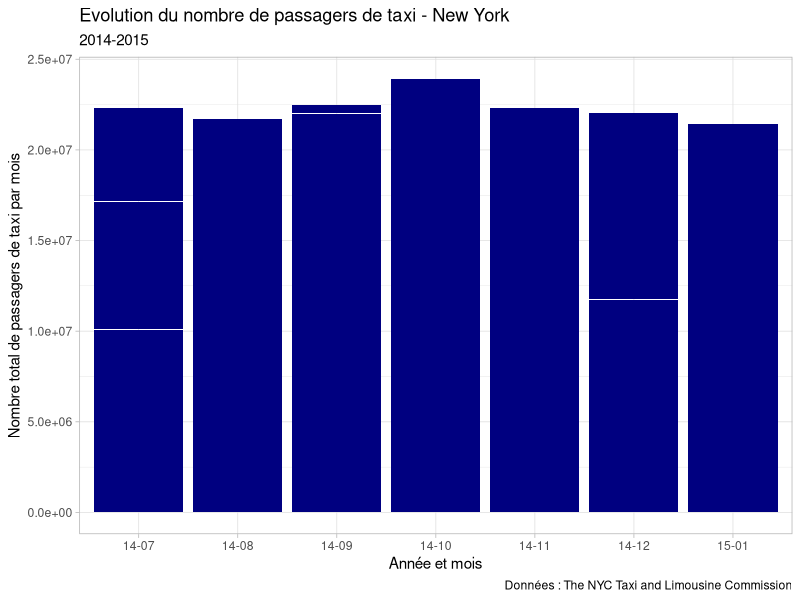
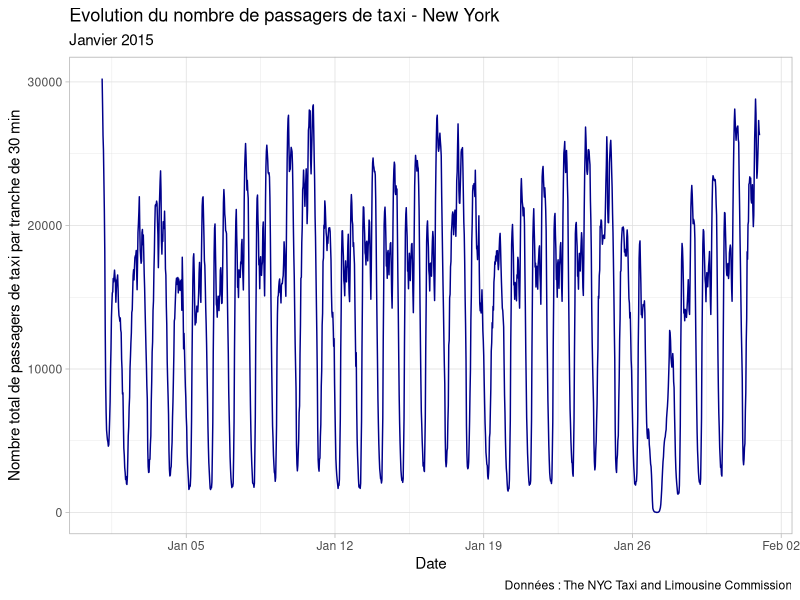
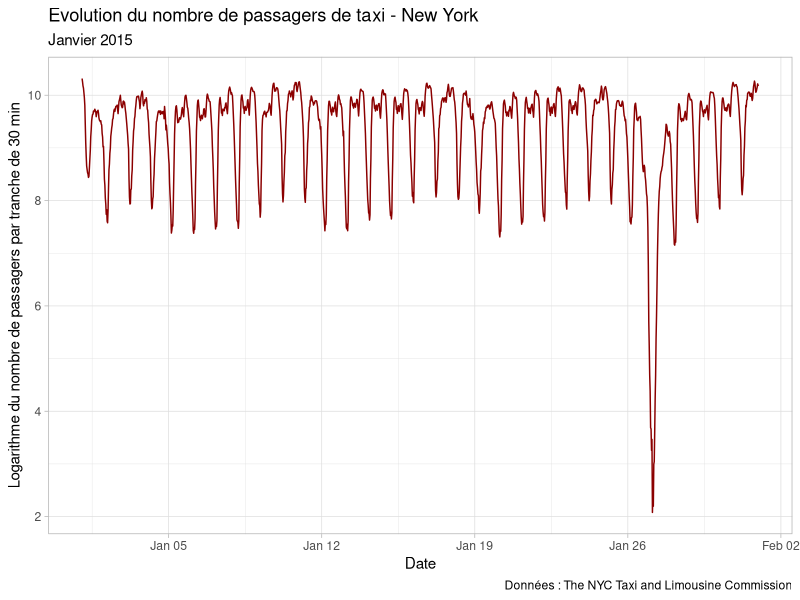

Write the R code that produced these figures, in order. (Note: this script raises an error after producing the figures.)
## L3 MIASHS - Année 2022-2023
## Université Rennes I
## Projet AS - Le trafic de taxis - New York au mois de janvier 2015

################################################################################################

## Répertoire de travail
setwd("C:/Users/lebre/OneDrive/Bureau/AS/Projet AS")
getwd()

## Packages
library(lubridate)
library(ggplot2)
library(viridis)
library(timeDate)
library(car)


################################################################################################
# I-Analyse descriptive ########################################################################
################################################################################################

# Importation des données
df=read.csv(file = "new_york_taxis_2014-2015.csv",sep = ",",row.names=1)
nrow(df)
df_complet = df

# conversion de timestamp en date + heure
df$timestamp <- ymd_hms(as.character(df$timestamp))

df <- df[(df$timestamp>"2015-01-01 00:30:00"),]
df$times=seq(1,nrow(df))
nrow(df)
summary(df)

df_complet$moisannee <- strftime(df_complet$timestamp, "%y-%m")

### Graphiques

# graphique des données complètes par mois
ggplot(df_complet, aes(x=moisannee,y=value)) + 
  geom_bar(stat = "identity",fill="navy") +
  theme_light()+
# légende
  labs(title = "Evolution du nombre de passagers de taxi - New York",
        subtitle = "2014-2015",
        caption = "Données : The NYC Taxi and Limousine Commission",
        x = "Année et mois", y = "Nombre total de passagers de taxi par mois")
  
# graphique des données brutes 
ggplot(df, aes(x=timestamp, y=value)) +   
  geom_line(size=0.5,color="darkblue") +
  theme_light()+
  # légende
  labs(title = "Evolution du nombre de passagers de taxi - New York ",
       subtitle = "Janvier 2015",
       caption = "Données : The NYC Taxi and Limousine Commission",
       x = "Date", y = "Nombre total de passagers de taxi par tranche de 30 min")

# Régression linéaire : Nombre de passagers x Temps
reg <- lm(df$value~df$timestamp)
summary(reg) # p-value = 0.75 et R2=0 donc il n'y a pas de tendance linéaire notable au cours du mois

# graphique des données brutes en log 
ggplot(df, aes(x=timestamp, y=log(value))) +   
  geom_line(size=0.5,color="darkred") +
  theme_light()+
  # légende
  labs(title = "Evolution du nombre de passagers de taxi - New York ",
       subtitle = "Janvier 2015",
       caption = "Données : The NYC Taxi and Limousine Commission",
       x = "Date", y = "Logarithme du nombre de passagers par tranche de 30 min")

# création d'une colonne jour
df$jour <- strftime(df$timestamp, "%d")

# création d'une colonne jour de la semaine (weekday)
df$weekday <- weekdays(df$timestamp)
df$weekday <- factor(df$weekday, levels = c('lundi', 'mardi', 'mercredi', 'jeudi','vendredi','samedi','dimanche'))

# création d'une colonne Semaine/week-end
df$swe <-isWeekend(df$timestamp)
df$swe <- factor(df$swe)
levels(df$swe)[levels(df$swe)==TRUE] <- "Week-end"
levels(df$swe)[levels(df$swe)==FALSE] <- "Semaine"

# création d'une colonne heure
df$heure <- strftime(df$timestamp, "%H")
# création d'une colonne jour + heure
df$jour_heure <- strftime(df$timestamp, "%Y-%m-%d %H")


# agrégation des données par jour de la semaine (weekday) (moyenne)
df_weekday <- aggregate(value ~ weekday,df,FUN = mean)
# agrégation des données par semaine/week-end (sum)
df_swe <- aggregate(value ~ swe,df,FUN = sum)
# agrégation des données par heure (moyenne)
df_heure <- aggregate(value ~ heure,df,FUN = mean)
# agrégation des données par jour + heure (somme) et ajout de colonnes intéressantes pour la suite
df_jour_heure <- aggregate(value ~ jour_heure,df,FUN = sum)
df_jour_heure$jour_heure <- ymd_h(as.character(df_jour_heure$jour_heure))
df_jour_heure$heure <- strftime(df_jour_heure$jour_heure, "%H")
df_jour_heure$jour <- strftime(df_jour_heure$jour_heure, "%d")
df_jour_heure$weekday <- weekdays(df_jour_heure$jour_heure)
df_jour_heure$weekday <- factor(df_jour_heure$weekday, levels =c('dimanche','samedi','vendredi',
                                                                 'jeudi','mercredi','mardi','lundi'))
df_jour_heure$swe <-isWeekend(df_jour_heure$jour_heure)
df_jour_heure$swe <- factor(df_jour_heure$swe)
levels(df_jour_heure$swe)[levels(df_jour_heure$swe)==TRUE] <- "Week-end"
levels(df_jour_heure$swe)[levels(df_jour_heure$swe)==FALSE] <- "Semaine"
summary(df_jour_heure)

# graphique des données par jour + heure
ggplot(df_jour_heure, aes(x=jour_heure, y=value)) + 
  geom_line(size=0.7,color="blue") +
  theme_light()+
  # légende
  labs(title = "Evolution du nombre de passagers de taxi - New York ",
       subtitle = "Janvier 2015",
       caption = "Données : The NYC Taxi and Limousine Commission",
       x = "Date", y = "Nombre total de passagers de taxi par heure")

# graphique des données par jour
ggplot(df, aes(x=jour,y=value,group=jour)) + 
  geom_bar(stat = "identity",fill="purple") +
  theme_light()+
  # légende
  labs(title = "Evolution du nombre de passagers de taxi - New York ",
       subtitle = "Janvier 2015",
       caption = "Données : The NYC Taxi and Limousine Commission",
       x = "Jour du mois de Janvier", y = "Nombre total de passagers de taxi par jour")

# graphique des données par heure
ggplot(df_weekday, aes(x=weekday, y=value)) + 
  geom_bar(stat = "identity",fill="darkblue") +
  theme_light()+
  # légende
  labs(title = "Evolution du nombre de passagers de taxi - New York ",
       subtitle = "Janvier 2015",
       caption = "Données : The NYC Taxi and Limousine Commission",
       x = "Jour de la semaine", y = "Nombre moyen de passagers de taxi par jour de la semaine")

# graphique des données par heure
ggplot(df_heure, aes(x=heure, y=value)) + 
  geom_bar(stat = "identity",fill="darkred") +
  theme_light()+
  # légende
  labs(title = "Evolution du nombre de passagers de taxi - New York ",
       subtitle = "Janvier 2015",
       caption = "Données : The NYC Taxi and Limousine Commission",
       x = "Heure de la journée", y = "Nombre moyen de passagers de taxi par heure")


# diagramme circulaire Week-end/Semaine
df_swe$pourcentage=round(df_swe$value/sum(df_swe$value)*100,2)
ggplot(df_swe,aes(x="", y=value, fill=swe)) +
  geom_bar(stat="identity", width=1)+
  geom_text(aes(label = paste(pourcentage,"%",sep ="")),
            position = position_stack(vjust = 0.5)) +
  coord_polar("y", start=0)

# graphique des données par heure + jour de la semaine
ggplot(df_jour_heure, aes(x=heure,y=value,group=weekday,fill=weekday)) + 
  geom_bar(stat = "identity",position="dodge") +
  theme_light()+
  # légende
  labs(title = "Evolution du nombre de passagers de taxi - New York ",
       subtitle = "Janvier 2015",
       caption = "Données : The NYC Taxi and Limousine Commission",
       x = "Heure", y = "Nombre total de passagers de taxi par heure")

# graphique des données par heure + semaine ou week-end
ggplot(df_jour_heure, aes(x=heure,y=value,group=swe,fill=swe)) + 
  geom_bar(stat = "identity",position="dodge") +
  theme_light()+
  # légende
  labs(title = "Evolution du nombre de passagers de taxi - New York",
       subtitle = "Janvier 2015",
       caption = "Données : The NYC Taxi and Limousine Commission",
       x = "Heure", y = "Nombre total de passagers de taxi par heure")

# carte de chaleur : Jour x Heure
ggplot(df_jour_heure,aes(jour,heure,fill=value)) +
  geom_tile()+
  theme_classic() +
  scale_fill_viridis(name="Nombre de passagers par heure",option ="viridis") +
  labs(title = "Evolution du nombre de passagers de taxi - New York",
       subtitle = "Janvier 2015",
       caption = "Données : The NYC Taxi and Limousine Commission",
       x = "Jour", y = "Heure")

# carte de chaleur : Weekday x Jour
ggplot(df_jour_heure,aes(heure,weekday,fill=value)) +
  geom_tile()+
  theme_classic() +
  scale_fill_viridis(name="Nombre de passagers moyen par heure",option ="plasma") +
  labs(title = "Evolution du nombre de passagers de taxi - New York",
       subtitle = "Janvier 2015",
       caption = "Données : The NYC Taxi and Limousine Commission",
       x = "Heure", y = "Jour de la semaine")


################################################################################################
# II-Moyennes mobiles ##########################################################################
################################################################################################

## Suppression des anomalies

# Le nouvel an : on le remplace par le jeudi suivant (les 10 premières heures)
prim8 <- which(df$jour=="08")[1]
df[1:20,]$value <- df[prim8:(prim8+19),]$value

# Le blizzard du 26, 27 et 28 janvier : on les remplace par les 19,20 et 21 du mois
prim26 <- which(df$jour=="26")[1]
prim19 <- which(df$jour=="19")[1]
df[prim26:(prim26+48*3),]$value <- df[prim19:(prim19+48*3),]$value

# création de la série temporelle
df_periode<- ts(data = df$value,start = 01+(1/48),end = 31+(48/48),frequency = 48)
length(df_periode)

## Méthode de la bande

# graphique de la série temporelle sans anomalies
plot(df_periode,type="l",main="Evolution du nombre de passagers sans anomalies",
     xlab="Jour du mois de janvier 2015",ylab="Nombre de passagers par tranche de 30 min")
# les droites ne sont pas paralleles donc il semble s'agir d'un modèle multiplicatif

## Méthode du profil

mat=matrix(data=df_periode,nrow=31,ncol=48,byrow=TRUE)
ymin=min(mat[1:31,])
ymax=max(mat[1:31,])
plot(mat[1,],type="l",col=1,ylim=c(ymin,ymax),main="Profils des 31 jours",
     xlab="Tranches de 30 min sur une journée",ylab="Nombre de passagers")
for(i in 2:31) {lines(mat[i,],type="l",col=i,lwd=2)}
# les courbes ne se superposent pas vraiment donc il semble s'agir d'un modèle multiplicatif 

## Test de Buys-Ballot pour déterminer le modèle

# calcul des moyenne par jour pour chaque observation
aggmean<- aggregate(df$value,list(jour=df$jour),mean)
# calcul des ecarts types par jour pour chaque observation
aggsd<-aggregate(df$value,list(jour=df$jour),FUN="sd")
# on effectue une regression lineaire 
buys_ballot<- lm(aggsd$x~aggmean$x)
reg_bb <- summary(buys_ballot)
reg_bb
plot(aggsd$x~aggmean$x,main="Moyennes des jours x Ecarts-types des jours",xlab="Moyenne du jour",ylab="Ecart-type du jour",lwd=2)
abline(reg_bb$coefficients[1],reg_bb$coefficients[2],col='red',lwd=2)

# p-value < 0.05 donc relation linéaire effective 
# On rejette l'hypothese nulle. Donc le modele est multiplicatif

## Transformation de la série mutliplicative : transformation de BOX-COX

lambda <- powerTransform(df$value)$lambda
df$mod <- ((df$value^lambda)-1)/lambda
# graphique de la série transformée
plot(df$mod,type="l",main="Evolution du nombre transformé de passagers sur le mois de Janvier 2015",
     ylab="Nombre transformé de passagers")

## MM  d'ordre 49

filter48=c(1/96,rep(1/48,47),1/96)
df$modf49=filter(df$mod, filter48, method = "convolution",sides = 2, circular = FALSE)

# graphique de la moyenne mobile d'odre 49
plot(df$mod,type='l',col='black',lwd=1,main="Evolution du nombre transformé de passagers x Moyenne Mobile d'ordre 49",
     ylab="Nombre transformé de passagers")
lines(df$modf49,type='l',col='blue',lwd=2)

# calcul des coefficients saisonniers 
df$modsais0=df$mod-df$modf49
modsais0=tapply(df$modsais0,df$jour,mean,na.rm=TRUE)
sais0moy=mean(modsais0)
sais0bis=modsais0-sais0moy # coefficients saisonniers finals
df$sais0bis=rep(sais0bis,48) # ajout des coefficients saisonniers au dataframe

# extrapolation de la tendance
df$desais=df$mod-df$sais0bis
# graphique de la série désaisonnalisée
plot(df$desais,type='l',main="Série transformée désaisonnalisée",
     ylab="Nombre transformé désaisonnalisé de passagers",col='darkblue')

reg1=lm(df$desais~df$times)
summary(reg1) # p-value < 0.05 donc relation linéaire effective 
# estimations de la tendance
df$tchap0=reg1$coefficients[1]+reg1$coefficients[2]*df$times
# previsions de la serie mod
df$prev0=df$tchap0+df$sais0bis

# graphique de la série transformée x prévision x tendance
plot(df$mod~df$times,type='l',col='black',lwd=1.5,main="Série transformée x Prévision x Tendance",
     ylab="Nombre transformé de passagers")
lines(df$prev0~df$times,type='l',col='blue',lwd=1.5)
lines(df$tchap0~df$times,type='l',col='red',lwd=2.5)


# estimation et previsions de la serie df
df$prev1=(lambda*df$prev0+1)^(1/lambda)

# graphique de la série x prévision
plot(df$value~df$times,type='l',col='black',lwd=1.5,main="Série du nombre de passagers x Prévision",
     ylab="Nombre de passagers")
lines(df$prev1~df$times,type='l',col='red',lwd=1.5)


################################################################################################
# III-Lissages #################################################################################
################################################################################################

# Il y a une tendance et une saisonnalité donc on effectue un lissage de Holt-Winters

# Lissage de Holt-Winters sans declaration des coefficients de lissage, Modele additif
HW1=HoltWinters(df_periode)
HW1
plot(HW1,lwd=2,col="black")
HW1fit=fitted(HW1)
HW1fit
p1=predict(HW1,12,prediction.interval=TRUE)
plot(HW1,p1,lwd=2,col="black")


# Lissage de Holt-Winters sans declaration des coefficients de lissage, Modele multiplicatif
HW2=HoltWinters(df_periode,seasonal="multiplicative")
HW2
plot(HW2,lwd=2,col="black")
HW2fit=fitted(HW2)
HW2fit
p2=predict(HW2,12,prediction.interval=TRUE)
plot(HW2,p2,lwd=2,col="black")

plot(HW1fit)
plot(HW2fit)

dif= HW1$SSE-HW2$SSE
dif # La somme des carrés des résidus du 1er modèle est plus faible
# Donc le premier lissage (additif) est le meilleur


